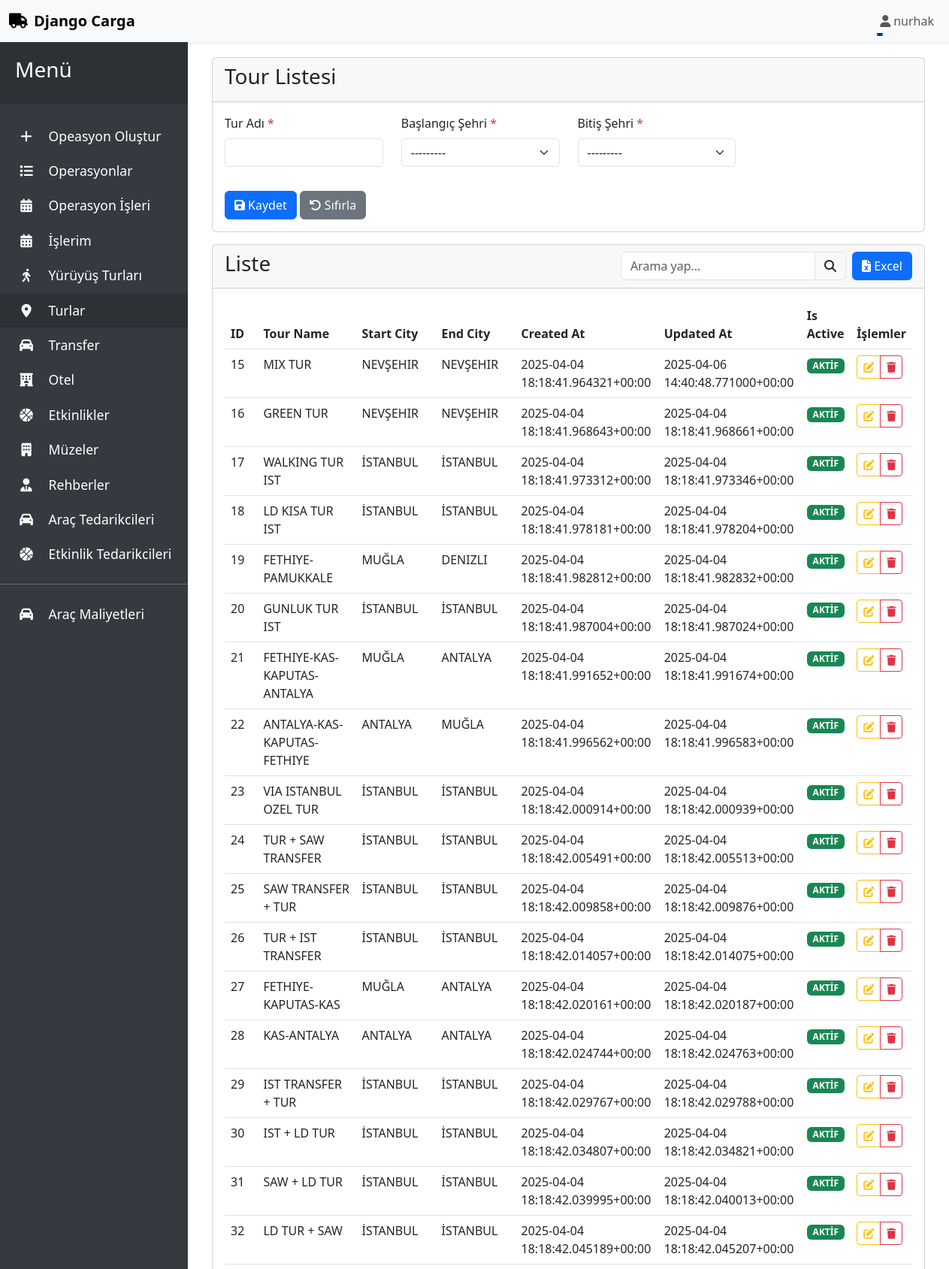
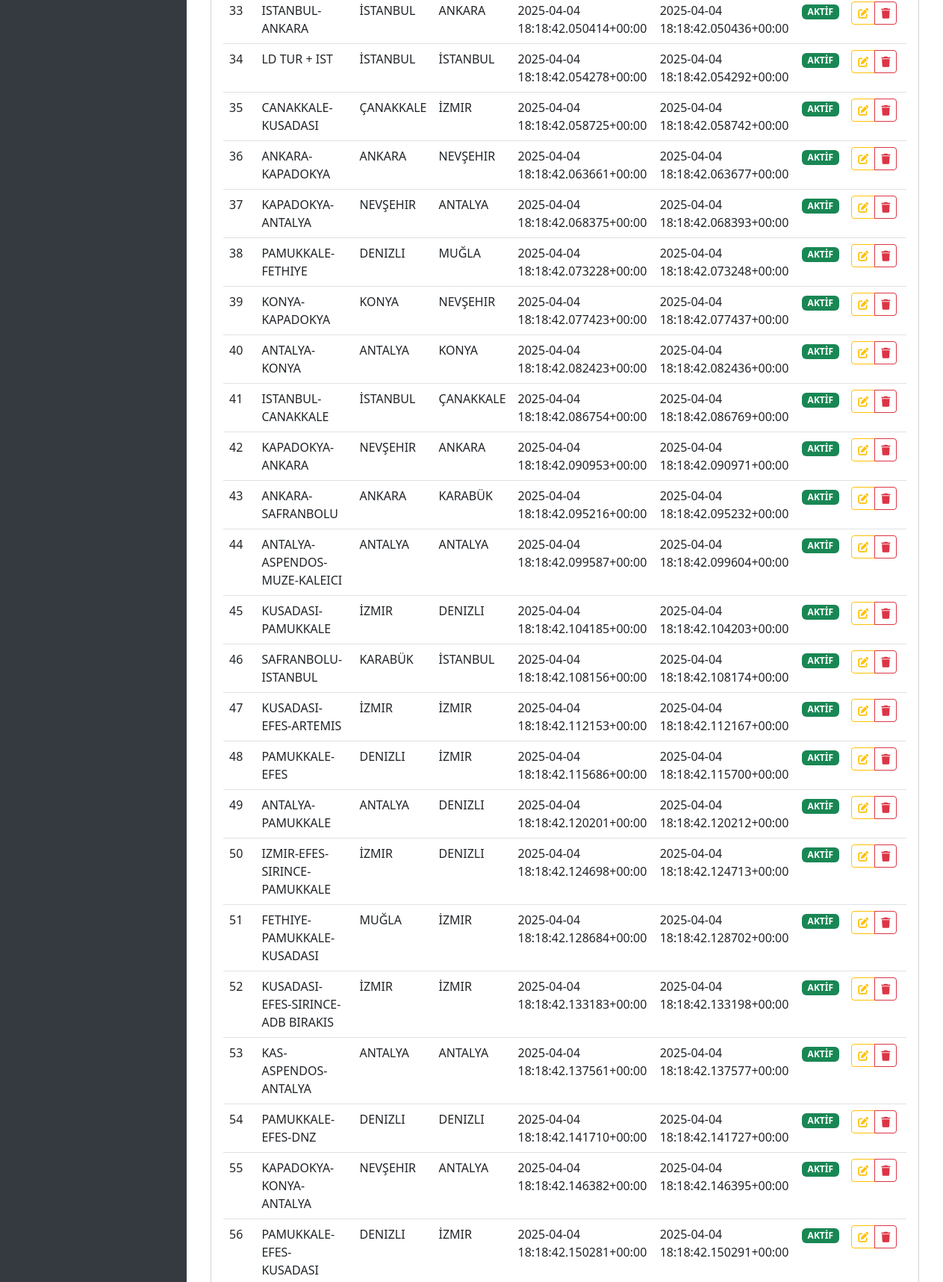
The app's page /list/Tour/ (signed in, upper part) with its own data (2 pictures, top to bottom).
### tour/models.py (models this page shows, shortened)
class CustomUser(AbstractUser):
    GENDER_CHOICES = (
        ('male', _('Erkek')),
        ('female', _('Kadın')),
        ('other', _('Diğer')),
    )
    ROLE_CHOICES = (
        ('admin', _('Sistem Yöneticisi')),
        ('company_admin', _('Şirket Yöneticisi')),
        ('manager', _('Müdür')),
        ('operation_chief', _('Operasyon Şefi')),
        ('operation_staff', _('Operasyon Personeli')),
        ('accounting', _('Muhasebe')),
    )
    phone = models.CharField(
        _('Telefon Numarası'),
        max_length=20,
        null=True,
        blank=True
    )
    gender = models.CharField(
        _('Cinsiyet'),
        max_length=10,
        choices=GENDER_CHOICES,
        null=True,
        blank=True
    )
    photo = models.ImageField(
        _('Profil Fotoğrafı'),
        upload_to='user_photos/',
        null=True,
        blank=True
    )
    role = models.CharField(
        _('Rol'),
        max_length=20,
        choices=ROLE_CHOICES,
        default='employee'
    )
    reset_code = models.CharField(
        _('Parola Sıfırlama Kodu'),
        max_length=6,
        null=True,
        blank=True
    )
    reset_code_created_at = models.DateTimeField(
        _('Parola Sıfırlama Kodu Oluşturulma Tarihi'),
        null=True,
        blank=True
    )
    class Meta:
        verbose_name = _('Kullanıcı')
        verbose_name_plural = _('Kullanıcılar')

class Tour(models.Model):
    name = models.CharField(verbose_name="Tour Name", max_length=255)
    start_city = models.ForeignKey(City, verbose_name="Start City", on_delete=models.CASCADE, related_name='tour_starts')
    end_city = models.ForeignKey(City, verbose_name="End City", on_delete=models.CASCADE, related_name='tour_ends')
    created_at = models.DateTimeField(verbose_name="Created At", auto_now_add=True)
    updated_at = models.DateTimeField(verbose_name="Updated At", auto_now=True)
    is_active = models.BooleanField(verbose_name="Is Active", default=True)

class City(models.Model):
    name = models.CharField(verbose_name=("City Name"), max_length=100, unique=True)
    code = models.CharField(verbose_name=("City Code"), max_length=10, unique=True, validators=[MinLengthValidator(2), MaxLengthValidator(10)])
    class Meta:
        verbose_name = _("City")
        verbose_name_plural = _("Cities")
    def __str__(self):
        return self.name

### tour/views.py (the view, shortened to what this page needs)
# urls.py: path('list/<str:model>/', views.generic_list_view, name='list'),
@login_required
def generic_list_view(request, model):
    try:
        model_class = apps.get_model(app_label="tour", model_name=model)
        objects = model_class.objects.all()
        search_query = request.GET.get('search', '')
        form_classes = {
            'Currency': CurrencyForm,
            'VehicleType': VehicleTypeForm,
            'BuyerCompany': BuyerCompanyForm,
            'Tour': TourForm,
            'NoVehicleTour': NoVehicleTourForm,
            'Transfer': TransferForm,
            'Hotel': HotelForm,
            'Museum': MuseumForm,
            'Activity': ActivityForm,
            'Guide': GuideForm,
            'VehicleSupplier': VehicleSupplierForm,
            'ActivitySupplier': ActivitySupplierForm,
            'VehicleCost': VehicleCostForm,
        }
        form_class = form_classes.get(model)
        if not form_class:
            raise ValueError(f'Form sınıfı bulunamadı: {model}')
        if request.method == 'POST':
            form = form_class(request.POST, request.FILES)
            if form.is_valid():
                form.save()
                messages.success(request, 'Kayıt başarıyla oluşturuldu.')
                if request.headers.get('HX-Request'):
                    return render(request, 'generic/generic_form.html', {'form': form_class()})
                return redirect('tour:list', model=model)
        else:
            form = form_class()
        paginator = Paginator(objects, 100)  # Her sayfada 100 kayıt göster
        page = request.GET.get('page')
        try:
            objects = paginator.page(page)
        except PageNotAnInteger:
            objects = paginator.page(1)
        except EmptyPage:
            objects = paginator.page(paginator.num_pages)
        context = {
            'page_title': f'{model} Listesi',
            'model': model,
            'form': form,
            'objects': objects,
            'fields': model_class._meta.fields,
            'detail_url': 'tour:detail',
            'update_url': 'tour:update',
            'delete_url': 'tour:delete',
            'search_query': search_query,  # Arama sorgusunu context'e ekle
        }
        if request.headers.get('HX-Request'):
            return render(request, 'generic/generic_table.html', context)
        return render(request, 'generic/generic.html', context)
    except (LookupError, ValueError) as e:
        messages.error(request, f'Model bulunamadı: {str(e)}')
        return render(request, 'tour/error.html', {'error': 'Model bulunamadı'})

### tour/forms.py
class TourForm(forms.ModelForm):
    class Meta:
        model = Tour
        fields = ['name', 'start_city', 'end_city']
        labels = {
            'name': 'Tur Adı',
            'start_city': 'Başlangıç Şehri',
            'end_city': 'Bitiş Şehri'
        }
        widgets = {
            'start_city': SearchableSelect(),
            'end_city': SearchableSelect()
        }

### tour/templatetags/custom_filters.py (called while the page is built)
@register.filter
def add_class(field, class_name):
    return field.as_widget(attrs={'class': class_name})

@register.filter
def getattr_filter(obj, attr):
    try:
        return getattr(obj, attr)
    except (AttributeError, TypeError):
        return None

### tour/templates/generic/generic.html (shortened to what this page needs)
{% extends 'base.html' %}
{% load static %}
{% load custom_filters %}
{% block content %}
<div class="container-fluid">
    <div class="row">
        <div class="col-12">
            <div class="card">
                <div class="card-header">
                    <h3 class="card-title">{{ page_title }}</h3>
                </div>
                <div class="card-body">
                    {% include 'generic/generic_form.html' with form=form %}
                </div>
            </div>
            <div class="card mt-3">
                <div class="card-header d-flex justify-content-between align-items-center">
                    <h3 class="card-title">Liste</h3>
                    <div class="d-flex justify-content-end">
                        <div class="input-group me-2" style="width: 300px;">
                            <input type="text"
                                   class="form-control"
                                   id="search-input"
                                   name="search"
                                   placeholder="Arama yap..."
                                   value="{{ search_query }}"
                                   hx-get="{% url 'tour:list' model=model %}"
                                   hx-trigger="keyup changed delay:500ms, search"
                                   hx-target="#table-container"
                                   hx-push-url="true">
                            <span class="input-group-text">
                                <i class="fas fa-search"></i>
                            </span>
                        </div>
                        <a href="{% url 'tour:export' model=model %}" class="btn btn-primary">
                            <i class="fas fa-file-excel"></i>
                            Excel
                        </a>
                    </div>
                </div>
                <div class="card-body">
                    <div id="table-container">
                        {% include 'generic/generic_table.html' with objects=objects fields=fields detail_url=detail_url update_url=update_url delete_url=delete_url %}
                    </div>
                </div>
            </div>
        </div>
    </div>
</div>
{% endblock %}

### tour/templates/includes/navbar.html (shortened to what this page needs)
<nav class="navbar navbar-expand-lg navbar-light bg-light shadow-sm">
    <div class="container-fluid">
        <a class="navbar-brand" href="/">
            <i class="fas fa-truck me-2"></i>Django Carga
        </a>
        <div class="collapse navbar-collapse" id="navbarNav">
            <ul class="navbar-nav ms-auto">
                {% if user.is_authenticated %}
                <li class="nav-item dropdown">
                    <a class="nav-link dropdown-toggle" href="#" id="navbarDropdown" role="button" data-bs-toggle="dropdown" aria-expanded="false">
                        <i class="fas fa-user me-1"></i>{{ user.username }}
                    </a>
                </li>
                {% endif %}
            </ul>
        </div>
    </div>
</nav>

### tour/templates/generic/generic_tr.html (shortened to what this page needs)
{% load custom_filters %}
<tr id="row-{{ object.id }}">
    {% for field in fields %}
    <td>
        {% if field.name == 'image' and object.image %}
            <img src="{{ object.image.url }}" alt="{{ object }}" class="img-thumbnail" style="max-width: 50px;">
        {% elif field.name == 'date' %}
            {{ object|getattr_filter:field.name|date:"d.m.Y" }}
        {% elif field.name == 'time' %}
            {{ object|getattr_filter:field.name|time:"%H:%M" }}
        {% elif field.name == 'is_active' %}
            {% if object|getattr_filter:field.name|upper %}
                <span class="badge bg-success">AKTİF</span>
            {% else %}
                <span class="badge bg-danger">PASİF</span>
            {% endif %}
        {% else %}
            {{ object|getattr_filter:field.name|upper }}
        {% endif %}
    </td>
    {% endfor %}
    <td>
        <div class="btn-group btn-group-sm">
            <button type="button" class="btn btn-outline-warning" title="Düzenle"
                    hx-get="{% url 'tour:update' model=model pk=object.id %}"
                    hx-target="#form-container"
                    hx-swap="innerHTML">
                <i class="fas fa-edit"></i>
            </button>
            <button type="button" class="btn btn-outline-danger" title="Sil"
                    hx-delete="{% url 'tour:delete' model=model pk=object.id %}"
                    hx-target="#row-{{ object.id }}"
                    hx-swap="outerHTML"
                    hx-confirm="Bu kaydı silmek istediğinizden emin misiniz?">
                <i class="fas fa-trash"></i>
            </button>
        </div>
    </td>
</tr>

### tour/templates/includes/head.html (style rules this page uses)
body { min-height: 100vh; display: flex; flex-direction: column; }
.navbar-brand { font-weight: bold; }
.nav-link { position: relative; }
.nav-link::after { content: ''; position: absolute; width: 0; height: 2px; bottom: 0; left: 0; background-color: #0d6efd; transition: width 0.3s; }

### records on screen
CustomUser: username "nurhak"
Tour: fields "15" "MIX TUR" "NEVŞEHIR" "NEVŞEHIR" "2025-04-04 18:18:41.964321+00:00" "2025-04-06 14:40:48.771000+00:00", is_active "AKTİF"
Tour: fields "16" "GREEN TUR" "NEVŞEHIR" "NEVŞEHIR" "2025-04-04 18:18:41.968643+00:00" "2025-04-04 18:18:41.968661+00:00", is_active "AKTİF"
Tour: fields "17" "WALKING TUR IST" "İSTANBUL" "İSTANBUL" "2025-04-04 18:18:41.973312+00:00" "2025-04-04 18:18:41.973346+00:00", is_active "AKTİF"
Tour: fields "18" "LD KISA TUR IST" "İSTANBUL" "İSTANBUL" "2025-04-04 18:18:41.978181+00:00" "2025-04-04 18:18:41.978204+00:00", is_active "AKTİF"
Tour: fields "19" "FETHIYE-PAMUKKALE" "MUĞLA" "DENIZLI" "2025-04-04 18:18:41.982812+00:00" "2025-04-04 18:18:41.982832+00:00", is_active "AKTİF"
Tour: fields "20" "GUNLUK TUR IST" "İSTANBUL" "İSTANBUL" "2025-04-04 18:18:41.987004+00:00" "2025-04-04 18:18:41.987024+00:00", is_active "AKTİF"
Tour: fields "21" "FETHIYE-KAS-KAPUTAS-ANTALYA" "MUĞLA" "ANTALYA" "2025-04-04 18:18:41.991652+00:00" "2025-04-04 18:18:41.991674+00:00", is_active "AKTİF"
Tour: fields "22" "ANTALYA-KAS-KAPUTAS-FETHIYE" "ANTALYA" "MUĞLA" "2025-04-04 18:18:41.996562+00:00" "2025-04-04 18:18:41.996583+00:00", is_active "AKTİF"
Tour: fields "23" "VIA ISTANBUL OZEL TUR" "İSTANBUL" "İSTANBUL" "2025-04-04 18:18:42.000914+00:00" "2025-04-04 18:18:42.000939+00:00", is_active "AKTİF"
Tour: fields "24" "TUR + SAW TRANSFER" "İSTANBUL" "İSTANBUL" "2025-04-04 18:18:42.005491+00:00" "2025-04-04 18:18:42.005513+00:00", is_active "AKTİF"
Tour: fields "25" "SAW TRANSFER + TUR" "İSTANBUL" "İSTANBUL" "2025-04-04 18:18:42.009858+00:00" "2025-04-04 18:18:42.009876+00:00", is_active "AKTİF"
Tour: fields "26" "TUR + IST TRANSFER" "İSTANBUL" "İSTANBUL" "2025-04-04 18:18:42.014057+00:00" "2025-04-04 18:18:42.014075+00:00", is_active "AKTİF"
Tour: fields "27" "FETHIYE-KAPUTAS-KAS" "MUĞLA" "ANTALYA" "2025-04-04 18:18:42.020161+00:00" "2025-04-04 18:18:42.020187+00:00", is_active "AKTİF"
Tour: fields "28" "KAS-ANTALYA" "ANTALYA" "ANTALYA" "2025-04-04 18:18:42.024744+00:00" "2025-04-04 18:18:42.024763+00:00", is_active "AKTİF"
Tour: fields "29" "IST TRANSFER + TUR" "İSTANBUL" "İSTANBUL" "2025-04-04 18:18:42.029767+00:00" "2025-04-04 18:18:42.029788+00:00", is_active "AKTİF"
Tour: fields "30" "IST + LD TUR" "İSTANBUL" "İSTANBUL" "2025-04-04 18:18:42.034807+00:00" "2025-04-04 18:18:42.034821+00:00", is_active "AKTİF"
Tour: fields "31" "SAW + LD TUR" "İSTANBUL" "İSTANBUL" "2025-04-04 18:18:42.039995+00:00" "2025-04-04 18:18:42.040013+00:00", is_active "AKTİF"
Tour: fields "32" "LD TUR + SAW" "İSTANBUL" "İSTANBUL" "2025-04-04 18:18:42.045189+00:00" "2025-04-04 18:18:42.045207+00:00", is_active "AKTİF"
Tour: fields "33" "ISTANBUL-ANKARA" "İSTANBUL" "ANKARA" "2025-04-04 18:18:42.050414+00:00" "2025-04-04 18:18:42.050436+00:00", is_active "AKTİF"
Tour: fields "34" "LD TUR + IST" "İSTANBUL" "İSTANBUL" "2025-04-04 18:18:42.054278+00:00" "2025-04-04 18:18:42.054292+00:00", is_active "AKTİF"
Tour: fields "35" "CANAKKALE-KUSADASI" "ÇANAKKALE" "İZMIR" "2025-04-04 18:18:42.058725+00:00" "2025-04-04 18:18:42.058742+00:00", is_active "AKTİF"
Tour: fields "36" "ANKARA-KAPADOKYA" "ANKARA" "NEVŞEHIR" "2025-04-04 18:18:42.063661+00:00" "2025-04-04 18:18:42.063677+00:00", is_active "AKTİF"
Tour: fields "37" "KAPADOKYA-ANTALYA" "NEVŞEHIR" "ANTALYA" "2025-04-04 18:18:42.068375+00:00" "2025-04-04 18:18:42.068393+00:00", is_active "AKTİF"
Tour: fields "38" "PAMUKKALE-FETHIYE" "DENIZLI" "MUĞLA" "2025-04-04 18:18:42.073228+00:00" "2025-04-04 18:18:42.073248+00:00", is_active "AKTİF"
Tour: fields "39" "KONYA-KAPADOKYA" "KONYA" "NEVŞEHIR" "2025-04-04 18:18:42.077423+00:00" "2025-04-04 18:18:42.077437+00:00", is_active "AKTİF"
Tour: fields "40" "ANTALYA-KONYA" "ANTALYA" "KONYA" "2025-04-04 18:18:42.082423+00:00" "2025-04-04 18:18:42.082436+00:00", is_active "AKTİF"
Tour: fields "41" "ISTANBUL-CANAKKALE" "İSTANBUL" "ÇANAKKALE" "2025-04-04 18:18:42.086754+00:00" "2025-04-04 18:18:42.086769+00:00", is_active "AKTİF"
Tour: fields "42" "KAPADOKYA-ANKARA" "NEVŞEHIR" "ANKARA" "2025-04-04 18:18:42.090953+00:00" "2025-04-04 18:18:42.090971+00:00", is_active "AKTİF"
Tour: fields "43" "ANKARA-SAFRANBOLU" "ANKARA" "KARABÜK" "2025-04-04 18:18:42.095216+00:00" "2025-04-04 18:18:42.095232+00:00", is_active "AKTİF"
Tour: fields "44" "ANTALYA-ASPENDOS-MUZE-KALEICI" "ANTALYA" "ANTALYA" "2025-04-04 18:18:42.099587+00:00" "2025-04-04 18:18:42.099604+00:00", is_active "AKTİF"
Tour: fields "45" "KUSADASI-PAMUKKALE" "İZMIR" "DENIZLI" "2025-04-04 18:18:42.104185+00:00" "2025-04-04 18:18:42.104203+00:00", is_active "AKTİF"
Tour: fields "46" "SAFRANBOLU-ISTANBUL" "KARABÜK" "İSTANBUL" "2025-04-04 18:18:42.108156+00:00" "2025-04-04 18:18:42.108174+00:00", is_active "AKTİF"
Tour: fields "47" "KUSADASI-EFES-ARTEMIS" "İZMIR" "İZMIR" "2025-04-04 18:18:42.112153+00:00" "2025-04-04 18:18:42.112167+00:00", is_active "AKTİF"
Tour: fields "48" "PAMUKKALE- EFES" "DENIZLI" "İZMIR" "2025-04-04 18:18:42.115686+00:00" "2025-04-04 18:18:42.115700+00:00", is_active "AKTİF"
Tour: fields "49" "ANTALYA-PAMUKKALE" "ANTALYA" "DENIZLI" "2025-04-04 18:18:42.120201+00:00" "2025-04-04 18:18:42.120212+00:00", is_active "AKTİF"
Tour: fields "50" "IZMIR-EFES-SIRINCE-PAMUKKALE" "İZMIR" "DENIZLI" "2025-04-04 18:18:42.124698+00:00" "2025-04-04 18:18:42.124713+00:00", is_active "AKTİF"
Tour: fields "51" "FETHIYE-PAMUKKALE-KUSADASI" "MUĞLA" "İZMIR" "2025-04-04 18:18:42.128684+00:00" "2025-04-04 18:18:42.128702+00:00", is_active "AKTİF"
Tour: fields "52" "KUSADASI-EFES-SIRINCE-ADB BIRAKIS" "İZMIR" "İZMIR" "2025-04-04 18:18:42.133183+00:00" "2025-04-04 18:18:42.133198+00:00", is_active "AKTİF"
Tour: fields "53" "KAS-ASPENDOS-ANTALYA" "ANTALYA" "ANTALYA" "2025-04-04 18:18:42.137561+00:00" "2025-04-04 18:18:42.137577+00:00", is_active "AKTİF"
Tour: fields "54" "PAMUKKALE-EFES-DNZ" "DENIZLI" "DENIZLI" "2025-04-04 18:18:42.141710+00:00" "2025-04-04 18:18:42.141727+00:00", is_active "AKTİF"
Tour: fields "55" "KAPADOKYA-KONYA-ANTALYA" "NEVŞEHIR" "ANTALYA" "2025-04-04 18:18:42.146382+00:00" "2025-04-04 18:18:42.146395+00:00", is_active "AKTİF"
Tour: fields "56" "PAMUKKALE-EFES-KUSADASI" "DENIZLI" "İZMIR" "2025-04-04 18:18:42.150281+00:00" "2025-04-04 18:18:42.150291+00:00", is_active "AKTİF"

### other values on screen
{{ page_title }} "Tour Listesi"
{{ field.label }} "Tur Adı" "Başlangıç Şehri" "Bitiş Şehri"
{{ field.verbose_name }} "ID" "Tour Name" "Start City" "End City" "Created At" "Updated At" "Is Active"
